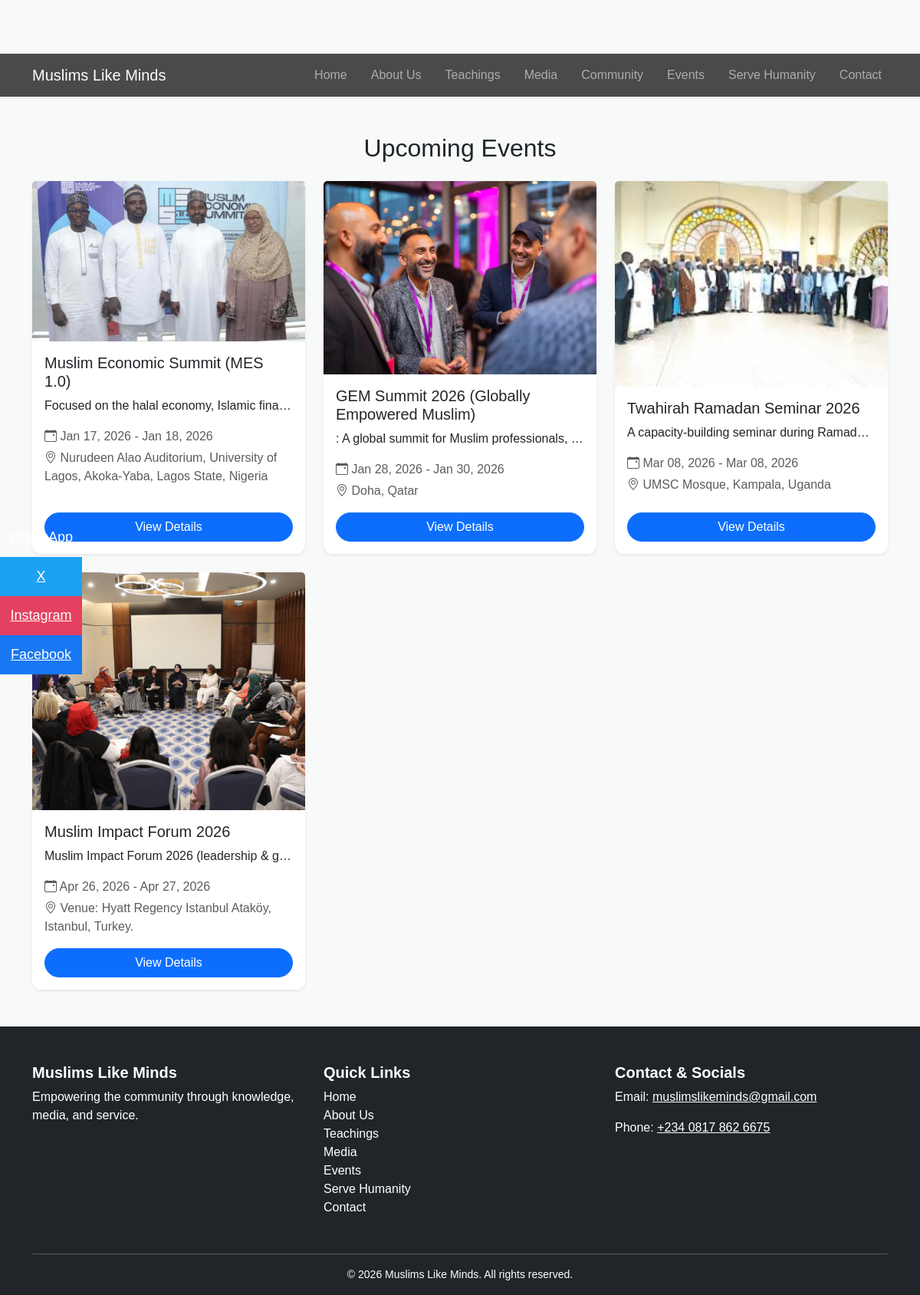
Screenshot of /events/ with the database file from the repository.
### core/models.py (models this page shows, shortened)
class Event(models.Model):
    title = models.CharField(max_length=200)
    image = models.ImageField(
        upload_to='events/',
        blank=True,
        null=True
    )
    description = models.TextField()
    location = models.CharField(
        max_length=200,
        blank=True
    )
    start_date = models.DateTimeField(default=timezone.now)
    end_date = models.DateTimeField(blank=True, null=True)
    registration_url = models.URLField(blank=True)
    is_published = models.BooleanField(default=True)
    created_at = models.DateTimeField(auto_now_add=True)
    class Meta:
        ordering = ['start_date']

### core/views.py (the view)
# urls.py: path('events/', views.events, name='events'),
def events(request):
    events = Event.objects.filter(is_published=True).order_by('start_date')
    context = {
        'events': events
    }
    return render(request, 'core/events.html', context)

### core/templates/core/events.html
{% extends "base.html" %}
{% load static %}
{% block content %}
<div class="container my-5">
    <h2 class="text-center mb-4">Upcoming Events</h2>
    {% if events %}
        <div class="row row-cols-1 row-cols-md-2 row-cols-lg-3 g-4">
            {% for event in events %}
            <div class="col">
                <div class="card h-100 shadow-sm">
                    {% if event.image %}
                    <img src="{{ event.image.url }}" class="card-img-top" alt="{{ event.title }}">
                    {% endif %}
                    <div class="card-body d-flex flex-column">
                        <h5 class="card-title">{{ event.title }}</h5>
                        <p class="card-text text-truncate">{{ event.description|truncatewords:20 }}</p>
                        <p class="text-muted mb-1">
                            <i class="bi bi-calendar-event"></i>
                            {{ event.start_date|date:"M d, Y" }} - {{ event.end_date|date:"M d, Y" }}
                        </p>
                        <p class="text-muted mb-3"><i class="bi bi-geo-alt"></i> {{ event.location }}</p>
                        <a href="{% url 'core:event_detail' pk=event.pk %}" class="btn btn-primary mt-auto">View Details</a>
                    </div>
                </div>
            </div>
            {% endfor %}
        </div>
    {% else %}
        <p class="text-center lead">No upcoming events at the moment. Check back later!</p>
    {% endif %}
</div>
{% endblock %}

### core/static/css/style.css (style rules this page uses)
:root { --primary: #0f3d3e; --accent: #c9a227; --light-bg: #f8f5ef; --dark-bg: #0b1f1f; }
body { font-family: 'Poppins', sans-serif; background-color: var(--light-bg); }
.card { border: none; border-radius: 12px; transition: all 0.3s ease; }
body { background:#f8faf9; }
.card { transition: all 0.3s ease; }
.btn { border-radius: 50px; font-weight: 500; }
img { max-width: 100%; height: auto; }
body { padding-top: 70px; }
.card { border-radius: 12px; box-shadow: 0 4px 10px rgba(0,0,0,0.1); }

### rows the page displays
Event: image (picture), title "Muslim Economic Summit (MES 1.0)", description "Focused on the halal economy, Islamic fina…", start_date "Jan 17, 2026", end_date "Jan 18, 2026", location "Nurudeen Alao Auditorium, University of Lagos, Akoka‑Yaba, Lagos State, Nigeria"
Event: image (picture), title "GEM Summit 2026 (Globally Empowered Muslim)", description ": A global summit for Muslim professionals,…", start_date "Jan 28, 2026", end_date "Jan 30, 2026", location "Doha, Qatar"
Event: image (picture), title "Twahirah Ramadan Seminar 2026", description "A capacity‑building seminar during Ramad…", start_date "Mar 08, 2026", end_date "Mar 08, 2026", location "UMSC Mosque, Kampala, Uganda"
Event: image (picture), title "Muslim Impact Forum 2026", description "Muslim Impact Forum 2026 (leadership & g…", start_date "Apr 26, 2026", end_date "Apr 27, 2026", location "Venue: Hyatt Regency Istanbul Ataköy, Istanbul, Turkey."
